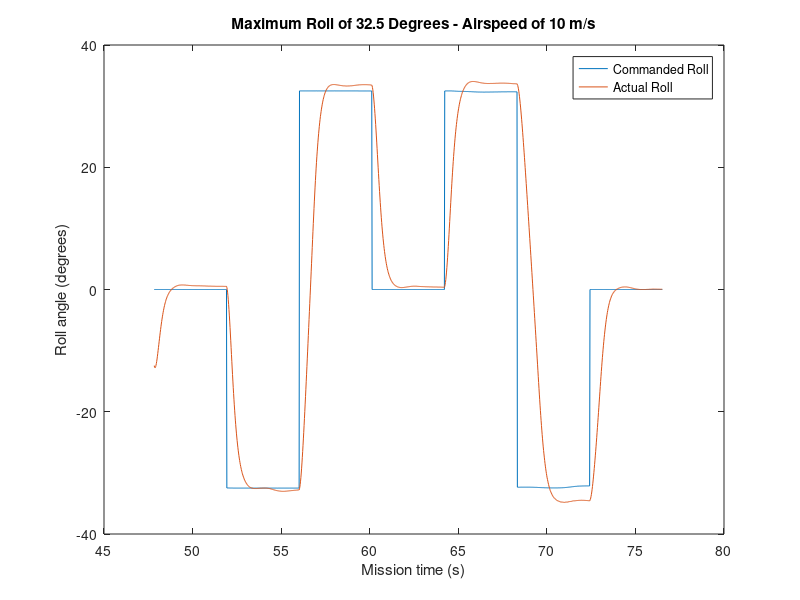
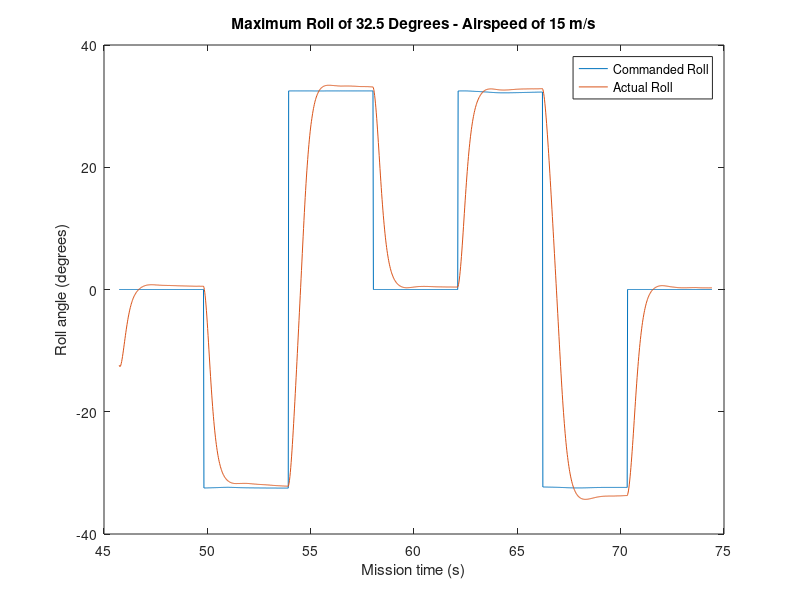
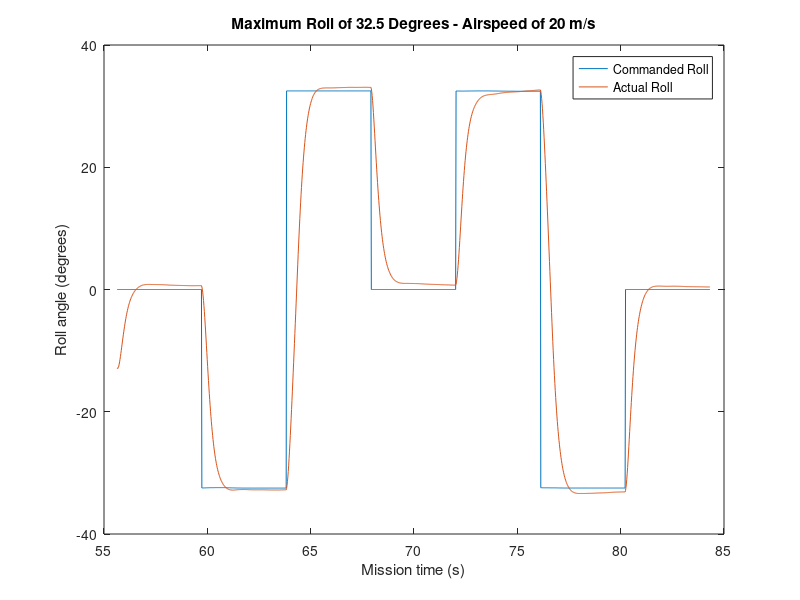
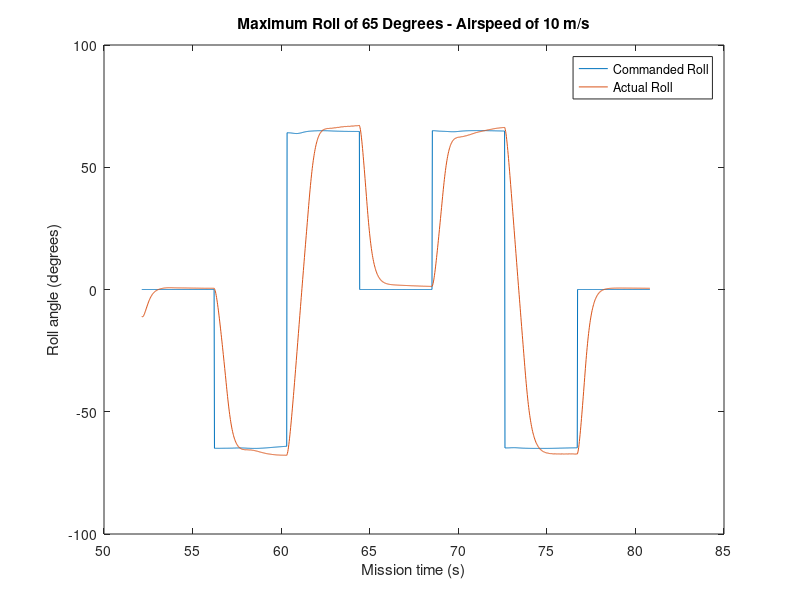

MATLAB code for these plots, in order:

% Create plots of our roll testing
%'LineNo';'TimeUS';'DesRoll';'Roll';'DesPitch';'Pitch';'DesYaw';'Yaw';
%'ErrRP';'ErrYaw';'TimeInSeconds'


% Load in values
half10 = load('ReleventValues_3210.mat');
HalfRoll_10ms = half10.tenATT;
half15 = load('ReleventValues_3215.mat');
HalfRoll_15ms = half15.fifteenATT;
half20 = load('ReleventValues_3220.mat');
HalfRoll_20ms = half20.twentyATT;
% Load values for 65 degrees roll angle
Full10 = load('ReleventValues_6510.mat');
FullRoll_10ms = Full10.FullRoll10.ATT;
Full15 = load('ReleventValues_6515.mat');
FullRoll_15ms = Full15.FullRoll15.ATT;
Full20 = load('ReleventValues_6520.mat');
FullRoll_20ms = Full20.FullRoll20.ATT;

% Commanded roll - column 3
% Actual roll - column 4
% Mission time (s) - column 11

% Plot 32.5 degree roll 10m/s
plot(HalfRoll_10ms(:,11), HalfRoll_10ms(:,3));
hold;
plot(HalfRoll_10ms(:,11), HalfRoll_10ms(:,4));
title('Maximum Roll of 32.5 Degrees - Airspeed of 10 m/s');
legend('Commanded Roll','Actual Roll');
xlabel('Mission time (s)');
ylabel('Roll angle (degrees)');
hold;

% Plot 32.5 degree roll 15m/s
figure
plot(HalfRoll_15ms(:,11), HalfRoll_15ms(:,3));
hold;
plot(HalfRoll_15ms(:,11), HalfRoll_15ms(:,4));
title('Maximum Roll of 32.5 Degrees - Airspeed of 15 m/s');
legend('Commanded Roll','Actual Roll');
xlabel('Mission time (s)');
ylabel('Roll angle (degrees)');
hold;

% Plot 32.5 degree roll 20m/s
figure
plot(HalfRoll_20ms(:,11), HalfRoll_20ms(:,3));
hold;
plot(HalfRoll_20ms(:,11), HalfRoll_20ms(:,4));
title('Maximum Roll of 32.5 Degrees - Airspeed of 20 m/s');
legend('Commanded Roll','Actual Roll');
xlabel('Mission time (s)');
ylabel('Roll angle (degrees)');
hold;

% Plot 65 degree roll 10m/s
figure
plot(FullRoll_10ms(:,11), FullRoll_10ms(:,3));
hold;
plot(FullRoll_10ms(:,11), FullRoll_10ms(:,4));
title('Maximum Roll of 65 Degrees - Airspeed of 10 m/s');
legend('Commanded Roll','Actual Roll');
xlabel('Mission time (s)');
ylabel('Roll angle (degrees)');
hold;

% Plot 65 degree roll 15m/s
figure
plot(FullRoll_15ms(:,11), FullRoll_15ms(:,3));
hold;
plot(FullRoll_15ms(:,11), FullRoll_15ms(:,4));
title('Maximum Roll of 65 Degrees - Airspeed of 15 m/s');
legend('Commanded Roll','Actual Roll');
xlabel('Mission time (s)');
ylabel('Roll angle (degrees)');
hold;

% Plot 65 degree roll 20m/s
figure
plot(FullRoll_20ms(:,11), FullRoll_20ms(:,3));
hold;
plot(FullRoll_20ms(:,11), FullRoll_20ms(:,4));
title('Maximum Roll of 65 Degrees - Airspeed of 20 m/s');
legend('Commanded Roll','Actual Roll');
xlabel('Mission time (s)');
ylabel('Roll angle (degrees)');
hold;
